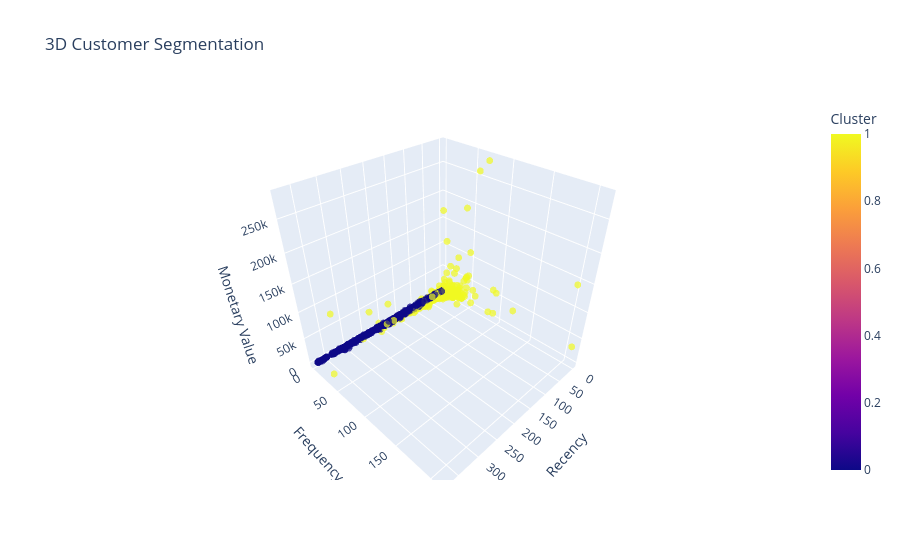

Notebook code for this chart:
### Markdown cell above
Shows whether clusters differ based on how often customers purchase and how much they spend.

### Code cell
# 3D visualization of customer clusters
fig = px.scatter_3d(rfm, x = "Recency", y = "Frequency", z = "MonetaryValue",
    color = "Clusters",
    hover_data=[
        "CustomerID",
        "Recency",
        "Frequency",
        "MonetaryValue"],
    title = "3D Customer Segmentation",
    labels = {
        "Recency": "Recency (days)",
        "Frequency": "Purchase Frequency",
        "MonetaryValue": "Total Monetary Value",
        "Clusters": "Cluster"}, opacity = 0.7)

fig.update_traces(marker = dict(size = 4))

fig.update_layout(scene = dict(
        xaxis_title = "Recency",
        yaxis_title = "Frequency",
        zaxis_title = "Monetary Value"))
fig.show()

### Figure 1 — Plotly figure (JSON) as saved in the notebook; plotly's stock layout.template omitted (floating-point values rounded to 4 significant figures; data arrays with more than 128 entries replaced by an {"elided": "..."} marker saying what was removed)
{"data": [{"customdata": {"elided": "4338x1 int values"}, "hovertemplate": "Recency (days)=%{x}<br>Purchase Frequency=%{y}<br>Total Monetary Value=%{z}<br>CustomerID=%{customdata[0]}<br>Cluster=%{marker.color}<extra></extra>", "legendgroup": "", "marker": {"color": {"elided": "4338 int values"}, "coloraxis": "coloraxis", "opacity": 0.7, "size": 4, "symbol": "circle"}, "mode": "markers", "name": "", "scene": "scene", "showlegend": false, "type": "scatter3d", "x": {"elided": "4338 int values"}, "y": {"elided": "4338 int values"}, "z": {"elided": "4338 float values"}}], "layout": {"coloraxis": {"colorbar": {"title": {"text": "Cluster"}}, "colorscale": [[0, "#0d0887"], [0.1111, "#46039f"], [0.2222, "#7201a8"], [0.3333, "#9c179e"], [0.4444, "#bd3786"], [0.5556, "#d8576b"], [0.6667, "#ed7953"], [0.7778, "#fb9f3a"], [0.8889, "#fdca26"], [1, "#f0f921"]]}, "legend": {"tracegroupgap": 0}, "scene": {"domain": {"x": [0, 1], "y": [0, 1]}, "xaxis": {"title": {"text": "Recency"}}, "yaxis": {"title": {"text": "Frequency"}}, "zaxis": {"title": {"text": "Monetary Value"}}}, "title": {"text": "3D Customer Segmentation"}}}
